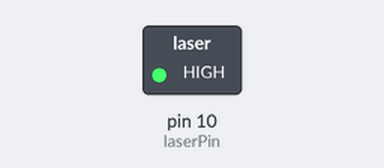
A sketch run on a simulated Arduino Uno, built with avr-gcc and run on an emulated ATmega328P. Parts: switched loads named in the sketch (green lamp = pin HIGH). Dashed ring = blinking.

Above: at 0.05 s.
Timing chart, 0 to 3.0 s (numbered marks = the images above):
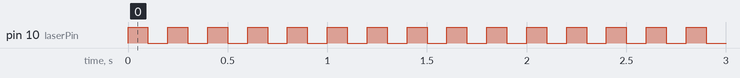

Measured:
- by itself, pin 10 (laserPin): alternates HIGH for 0.10 s and LOW for 0.10 s

The sketch:

Arduino_Code.ino
```cpp
int laserPin = 10;

void setup ()
{
  pinMode(laserPin, OUTPUT);
}
//Setup
void loop () {
  digitalWrite(laserPin, HIGH);
  delay(100);
  digitalWrite(laserPin, LOW);
  delay(100);
}
```
